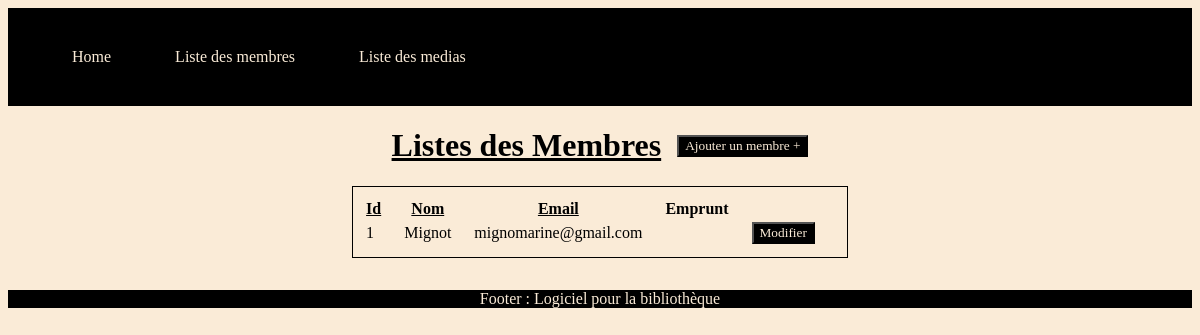
The app's page /bibliothecaire/membre/, older data.
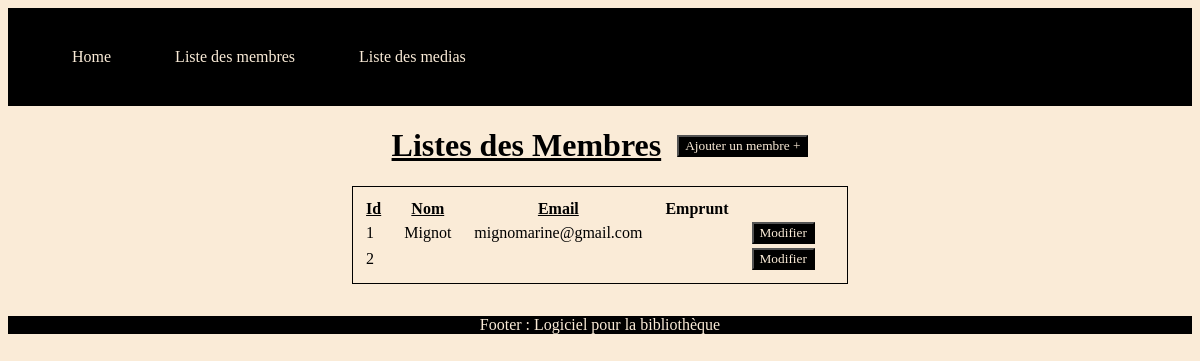
The same page, newer data.
### bibliothecaire/models.py (models this page shows, shortened)
class Membre(models.Model):
    nom = models.fields.CharField(max_length=150)
    email = models.EmailField()
    media_emprunt = models.fields.CharField(max_length=150)
    """nombre_emprunt = models.FloatField(
        validators=[
            MinValueValidator(0),
            MaxValueValidator(3)
        ]
    )"""

### bibliothecaire/views.py (the view)
# urls.py: path('membre/', views.listemembres, name='listemembres'),
def listemembres(request):
    membres = Membre.objects.all()
    return render(request, 'membre/membre.html',
                    {'membres': membres})

### bibliothecaire/templates/membre/membre.html
{% extends '../base.html' %}
{% block content %}
<div class="membre">
    <div class="titre">
        <h1>Listes des Membres</h1>
        <button><a href="{% url 'bibliothecaire:ajoutmembre' %}">Ajouter un membre +</a></button>
    </div>
    <table>
        <thead>
            <th><u>Id</u></th>
            <th><u>Nom</u></th>
            <th><u>Email</u></th>
            <th>Emprunt</th>
        </thead>
        <tbody>
           {% for membre in membres %}
           <tr>
               <td>{{ membre.id }}</td>
               <td>{{ membre.nom }}</td>
               <td>{{ membre.email }}</td>
               <td>{{ membre.membre_emprunt }}</td>
               <td><button><a href="{% url 'bibliothecaire:modifmembre' media.id %}">Modifier</a></button></td>
           </tr>
           {% endfor %}
        </tbody>
    </table>
</div>
{% endblock content %}

Row changes from the older to the newer data that the page shows:
added Membre: id "2"
